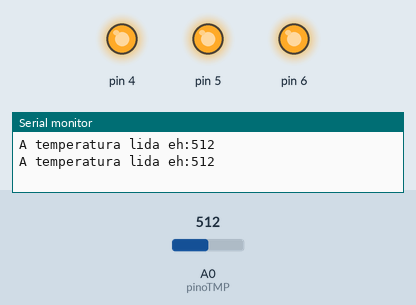
The sketch below on a simulated Arduino Uno, built with avr-gcc and run on an emulated ATmega328P. On the bench: output pins drawn as LEDs (lit = HIGH), the last lines printed to the serial monitor. The test bench sets the inputs (shaded band); at power-on: A0 (pinoTMP) = 512.

Above: at 1.8 s.
1.9 s: A0 (pinoTMP) set to 216
3.4 s: A0 (pinoTMP) set to 186
At 4.6 s:
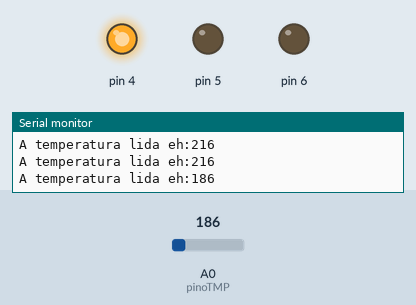
5.5 s: A0 (pinoTMP) set to 149
At 7.2 s:
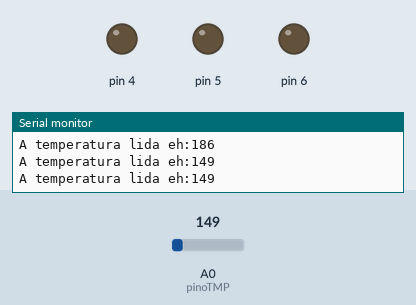
7.5 s: A0 (pinoTMP) set to 176
At 8.9 s:
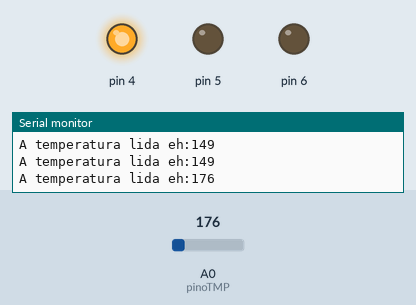
9.5 s: A0 (pinoTMP) set to 156
At 10.5 s:
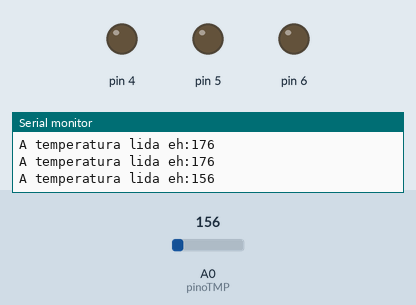
Timing chart, 0 to 12.5 s (numbered marks = the images above; inputs shaded):
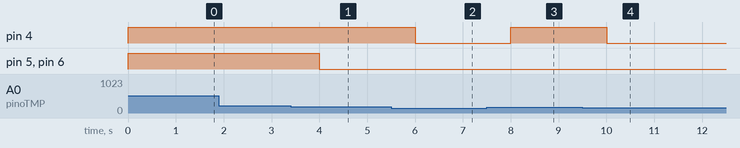

The sketch:

shiny_rottis_luulia1.ino
```cpp
// C++ code
//
int valorTMP = 0;
int pinoTMP = 0;


void setup()
{
  Serial.begin(9600);
  pinMode(6, OUTPUT);
  pinMode(5, OUTPUT);
  pinMode(4, OUTPUT);
}

void loop()
{
  valorTMP = analogRead(pinoTMP);
  Serial.print("A temperatura lida eh:");
  Serial.println(valorTMP);
  if(valorTMP > 200){
    digitalWrite(5, HIGH);
  	digitalWrite(6, HIGH);
  }
  else{
    digitalWrite(5, LOW);
    digitalWrite(6, LOW);
  }

  if (valorTMP >= 166){
    digitalWrite(4, HIGH);
  }
  else{
    digitalWrite(4,LOW);

  }

   delay(1000);

}
```

Measured:
- the behaviour switches between 201 and 200 on A0 (pinoTMP) (found by bisection; images 0 and 1)
- the behaviour switches between 166 and 165 on A0 (pinoTMP) (found by bisection; images 1 and 2)
- after the input at 3.4 s, pin 5, pin 6: HIGH → LOW after 0.60 s
- after the input at 5.5 s, pin 4: HIGH → LOW after 0.50 s
- after the input at 7.5 s, pin 4: LOW → HIGH after 0.50 s
- after the input at 9.5 s, pin 4: HIGH → LOW after 0.51 s
